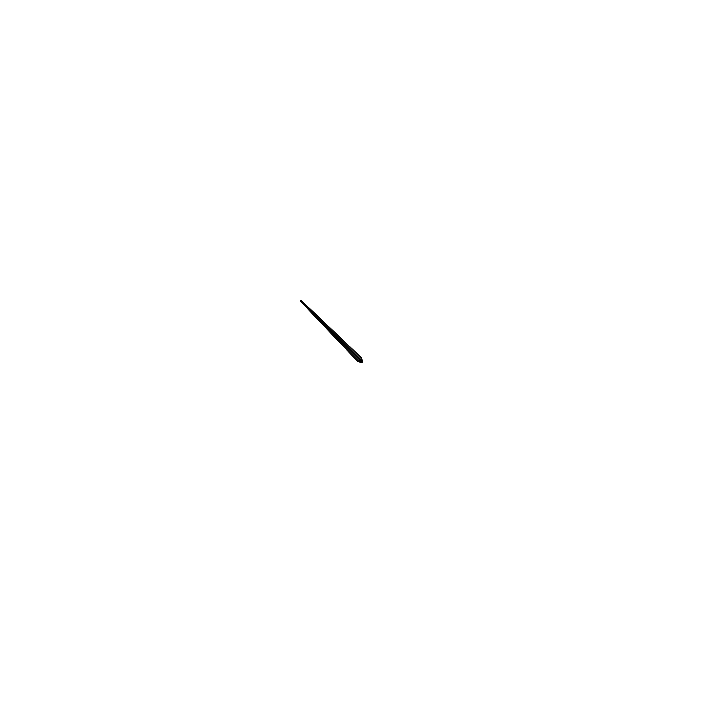
Frame 1 (no input)
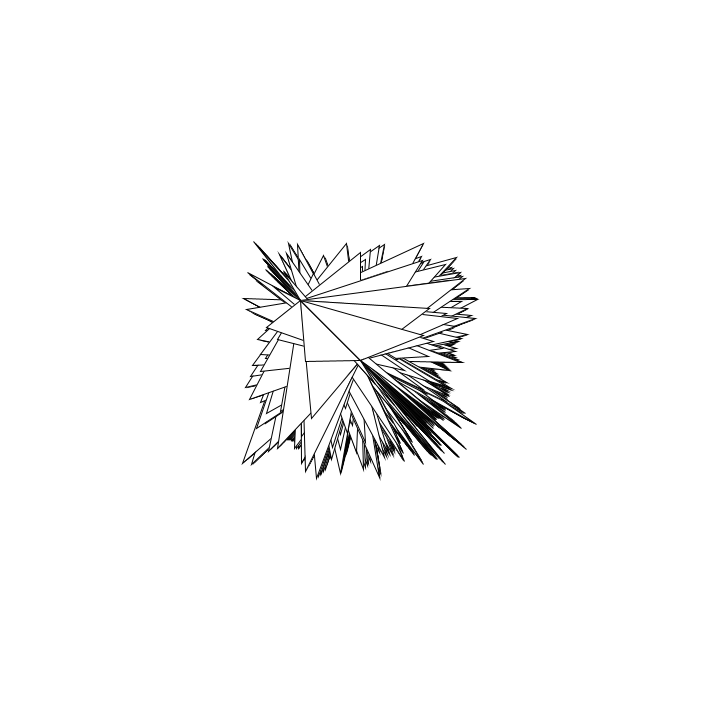
Frame 60 (the mouse pressed at the canvas centre just before this capture)
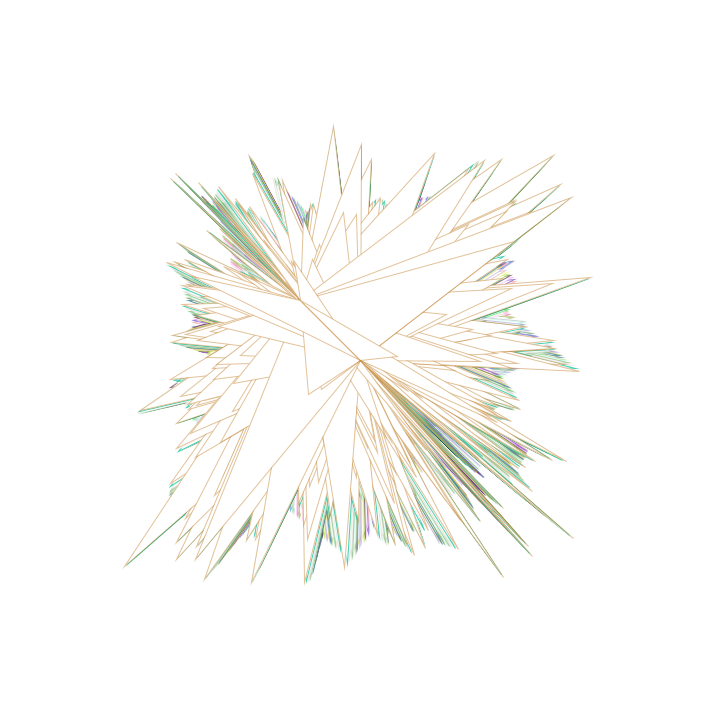
Frame 120 (the mouse held since frame 60 and released just before this capture)

The Processing sketch that drew these frames (run headless with seeded random() and noise(); from frame 60 on, the mouse is pressed at the canvas centre):

// Processing sketch: processing_152861
// ── processing_152861.pde


class Agente
{
  PVector pos;
  PVector vel;

  Agente (PVector start) {
    pos = start.get();
    vel = new PVector( random(-2,2), random(-2,2) );
  }

  void update() {
    if (random(100)<2) {
      vel = new PVector( random(-2,2), random(-2,2) );
    }
    pos.add(vel);
    if (pos.dist(centro) > 350) {
      vel.mult(-2);               
    }
  }

  void display() {
    triangle (pos.x, pos.y, width/2, height/2, 300,300 );
  }
}



Agente[] agenti = new Agente[500];
PVector centro;

void setup()
{
  size(720, 720);
  background (255);
  centro = new PVector(width/2, height/2);
  
  for (int i=0;  i<agenti.length;  i++) {
    agenti[i] = new Agente( centro );
  }
}

void draw()
{
  if (mousePressed) {
stroke( random(255),random(255),random(255), random (200));
 }
  for (Agente a : agenti) {
    a.update();
    a.display();
  }
}
